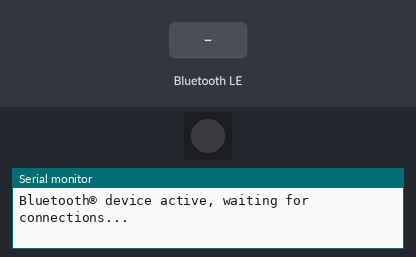
Simulated run of this sketch. Board: Arduino Nano 33 IoT. On the bench: 1 RGB LEDs in strip order, left to right, the last lines printed to the serial monitor. Inputs (shaded band) come from the test bench. Nothing arrives over Bluetooth unless stated; a phone connects over Bluetooth LE 3 s after start.

Above: at 3.8 s.
3.9 s: Bluetooth LE write "1" received
At 5.1 s:
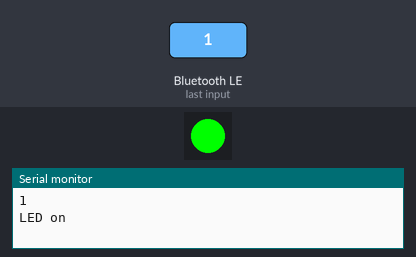
5.4 s: Bluetooth LE write "0" received
At 6.3 s:
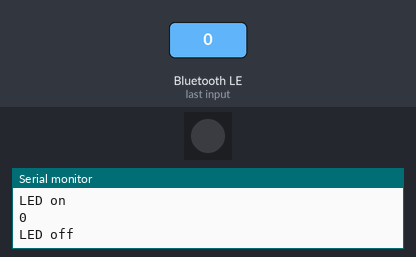
Timing chart, 0 to 8.4 s (numbered marks = the images above; inputs shaded):
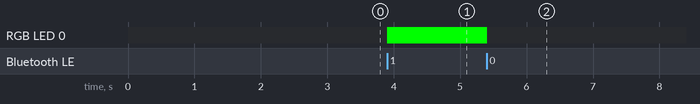

The sketch:

ble_happyInteraction.ino
```cpp
/*
  ble_happyInteraction

  This code creates a BLE peripheral with a service that controls a ChainableLED.
*/
#include <ChainableLED.h>
#include <ArduinoBLE.h>

#define NUM_LEDS 1

ChainableLED leds(7,8,NUM_LEDS);

// create a service that will work for the happy interactions.
BLEService dashBuddyService("c753bd47-a46f-4811-b360-a0c894550673");

// create a characteristic that will read and get notified when the LED needs to be turned on.
BLEByteCharacteristic ledCharacteristic("c753bd47-a46f-4811-b360-a0c894550673", BLERead | BLEWrite | BLENotify);

void setup() {
  Serial.begin(9600);
  // set LED to 0.
  leds.setColorRGB(0,0,0,0);
  pinMode(7, OUTPUT); // use the LED as an output

  // begin initialization
  if (!BLE.begin()) {
    Serial.println("starting Bluetooth® Low Energy module failed!");
    while (1);
  }

  // set the local name peripheral advertises
  BLE.setLocalName("Dash Buddy");
  // set the UUID for the service this peripheral advertises:
  BLE.setAdvertisedService(dashBuddyService);

  // add the characteristics to the service
  dashBuddyService.addCharacteristic(ledCharacteristic);

  // add the service
  BLE.addService(dashBuddyService);
  ledCharacteristic.writeValue(0);

  // start advertising
  BLE.advertise();

  Serial.println("Bluetooth® device active, waiting for connections...");
}

void loop() {
  // poll for Bluetooth® Low Energy events
  BLE.poll();
//  Serial.println(ledCharacteristic.value());
  if (ledCharacteristic.written()) {
    // update LED, either central has written to characteristic or button state has changed
    Serial.println(ledCharacteristic.value());
    if (ledCharacteristic.value() == 1) {
      leds.setColorRGB(0,0,255,0);
      Serial.println("LED on");
    } else {
      leds.setColorRGB(0,0,0,0);
      Serial.println("LED off");
    }
  }
}
```

Measured:
- after the input at 3.9 s, RGB LED 0: off → RGB(0, 255, 0) at once
- after the input at 5.4 s, RGB LED 0: RGB(0, 255, 0) → off at once
